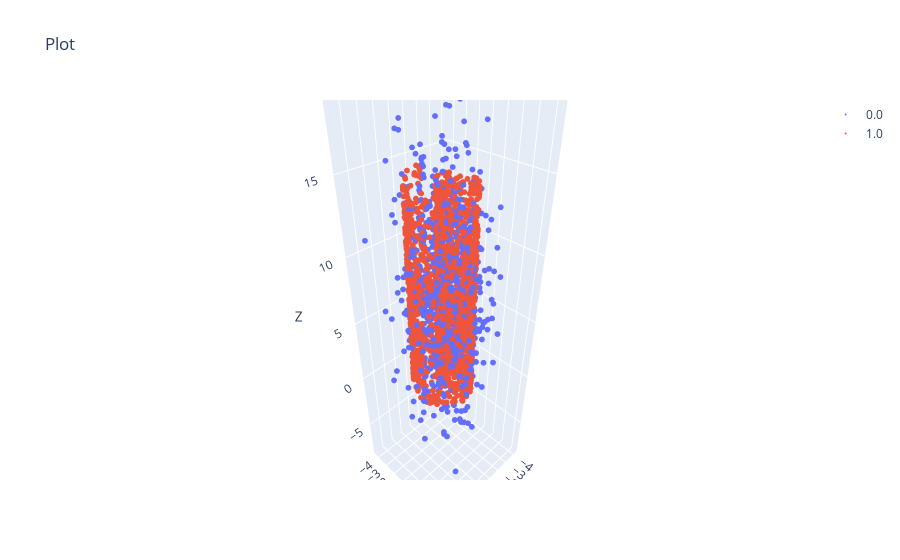

Notebook source saved alongside this figure:
### Code cell
seed = 32
data_name = 'swiss_roll_wider'
noise_types = ['hi-freq-no-add']
noise_type = 'hi-freq-no-add'
noise_level = 1.
mask_dist = False
data_dict = add_negative_samples(data_dict0.copy(), subset_rate=1., noise_rate=noise_level, seed=seed, noise=noise_type, mask_dists=mask_dist, shell=True)
save_folder = f'../../data/negative_sampling_toy_hi_dim/{mask_dist}/'
pathlib.Path(save_folder).mkdir(parents=True, exist_ok=True)
np.savez(f"{save_folder}/{data_name}.npz", **data_dict)
scatter(data_dict['data'], data_dict['mask_x'], s=2)

### Figure 1 — Plotly figure (JSON) as saved in the notebook; plotly's stock layout.template omitted (floating-point values rounded to 4 significant figures; data arrays with more than 128 entries replaced by an {"elided": "..."} marker saying what was removed)
{"data": [{"marker": {"color": 0, "colorscale": [[0, "#440154"], [0.1111, "#482878"], [0.2222, "#3e4989"], [0.3333, "#31688e"], [0.4444, "#26828e"], [0.5556, "#1f9e89"], [0.6667, "#35b779"], [0.7778, "#6ece58"], [0.8889, "#b5de2b"], [1, "#fde725"]], "opacity": 1, "size": 2}, "mode": "markers", "name": "0.0", "type": "scatter3d", "x": {"elided": "1600 float values"}, "y": {"elided": "1600 float values"}, "z": {"elided": "1600 float values"}}, {"marker": {"color": 1, "opacity": 1, "size": 2}, "mode": "markers", "name": "1.0", "type": "scatter3d", "x": {"elided": "2000 float values"}, "y": {"elided": "2000 float values"}, "z": {"elided": "2000 float values"}}], "layout": {"scene": {"xaxis": {"title": {"text": "X"}}, "yaxis": {"title": {"text": "Y"}}, "zaxis": {"title": {"text": "Z"}}}, "showlegend": true, "title": {"text": "Plot"}}}
